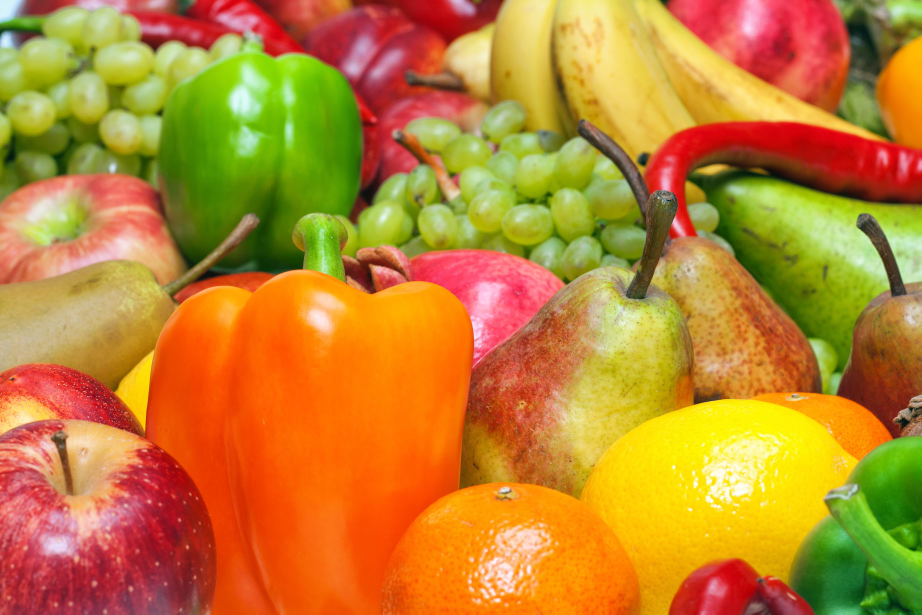
#> input picture imgs/demo15.jpg, 1843 x 1229 px (shown at 1/2 size)
$ python Demo15_FAST.py
#> lines starting #> are read from the running program, lines starting #| are printed output that depends on the picture
##==============================================================================
##   Demo By: Mahnoor Anjum
##   Date: 31/03/2019
##   Codes inspired by:
##   Github.com/imvinod/
##   Official Documentation
##==============================================================================

import cv2
import numpy as np

#FAST
img = cv2.imread('imgs/demo15.jpg')
#> img is the input picture: shape (1229, 1843, 3); mean B, G, R 48, 131.3, 190.7
img = cv2.resize(img, None, fx=0.45, fy=0.45, interpolation=cv2.INTER_AREA)
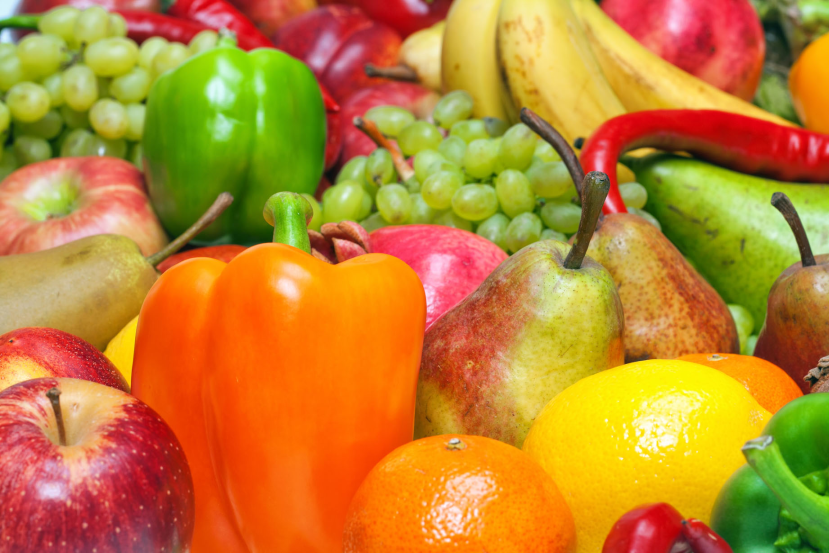
#> img: shape (553, 829, 3); mean B, G, R 48, 131.3, 190.7

cv2.imshow('FAST_original',img)
gray=cv2.cvtColor(img, cv2.COLOR_BGR2GRAY)
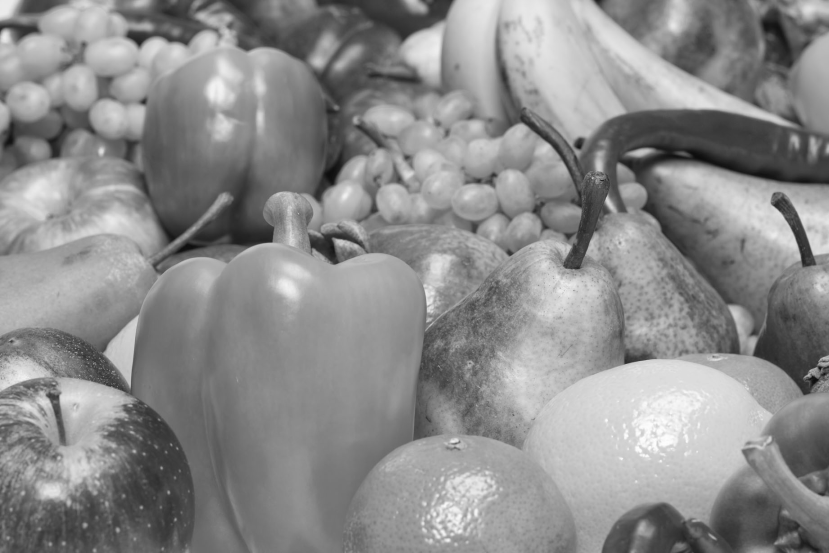
#> gray: shape (553, 829); min 13, max 253, mean 139.6
fast = cv2.FastFeatureDetector_create()
keypoints=fast.detect(gray,None)
#> keypoints = 3874 keypoints; strongest (x, y, size): (812, 376, 7), (168, 492, 7), (815, 368, 7), (161, 468, 7)
cv2.drawKeypoints(gray, keypoints, img , flags=cv2.DRAW_MATCHES_FLAGS_DRAW_RICH_KEYPOINTS)
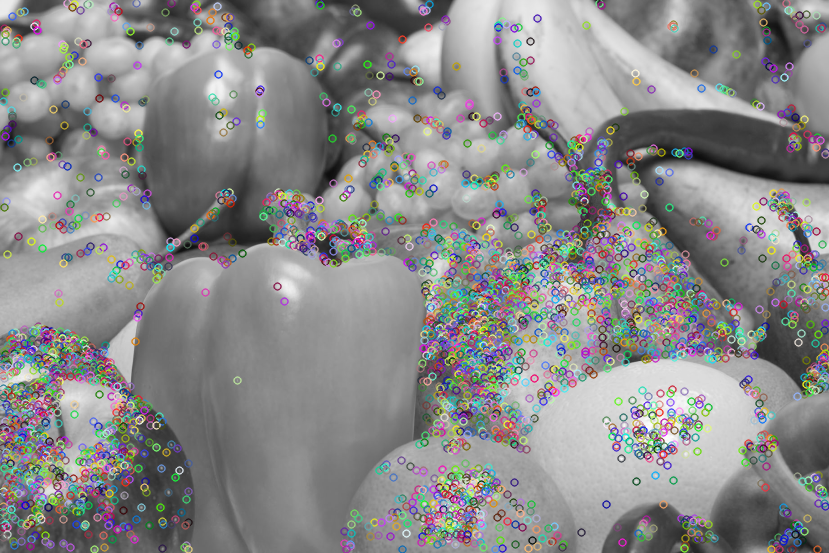
#> img: shape (553, 829, 3); mean B, G, R 137.5, 137.6, 137.6
cv2.imshow('FAST', img)
print("FAST Keypoints ", len(keypoints))
#| FAST Keypoints  3874


cv2.waitKey()
cv2.destroyAllWindows()

$ run again, with imgs/demo17.jpg copied over imgs/demo15.jpg
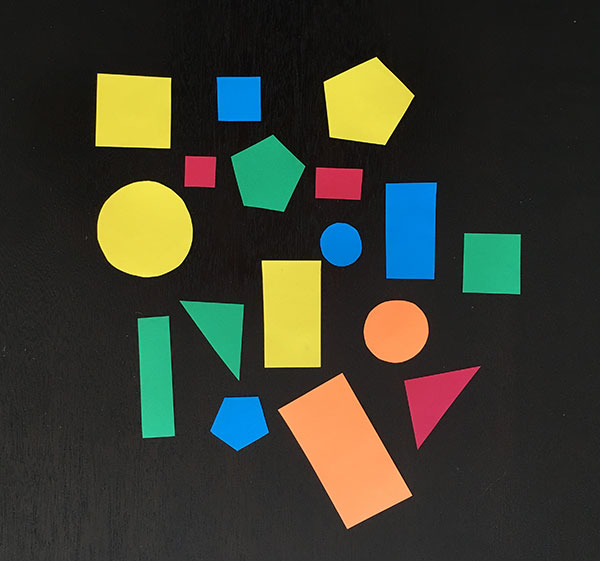
#> input picture imgs/demo17.jpg, 600 x 561 px
#> img is the input picture: shape (561, 600, 3); mean B, G, R 47.2, 60.1, 58.4
#> `gray=cv2.cvtColor(img, cv2.COLOR_BGR2GRAY)`:
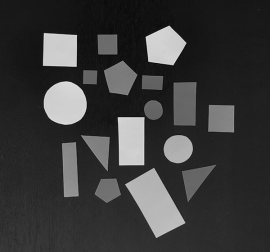
#> gray: shape (252, 270); min 9, max 226, mean 58.1
#> keypoints = 125 keypoints; strongest (x, y, size): (118, 118, 7), (169, 26, 7), (44, 34, 7), (172, 64, 7)
#> `cv2.drawKeypoints(gray, keypoints, img , flags=cv2.DRAW_MATCHES_FLAGS_..`:
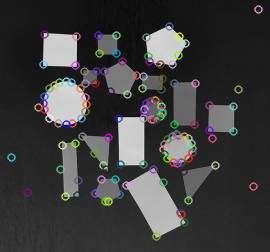
#> img: shape (252, 270, 3); mean B, G, R 60.7, 60.5, 61
#| FAST Keypoints  125

$ run again, with imgs/demo18.jpg copied over imgs/demo15.jpg
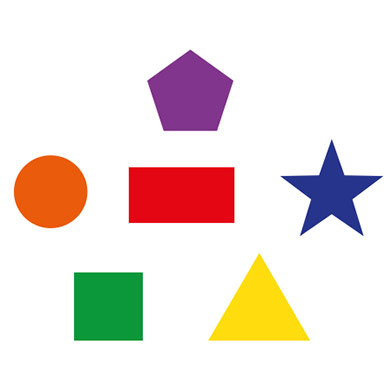
#> input picture imgs/demo18.jpg, 392 x 392 px
#> img is the input picture: shape (392, 392, 3); mean B, G, R 219.9, 225.8, 236.9
#> `gray=cv2.cvtColor(img, cv2.COLOR_BGR2GRAY)`:
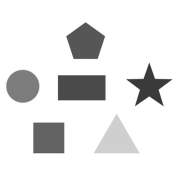
#> gray: shape (176, 176); min 51, max 255, mean 228.3
#> keypoints = 43 keypoints; strongest (x, y, size): (162, 104, 7), (136, 104, 7), (149, 97, 7), (149, 65, 7)
#> `cv2.drawKeypoints(gray, keypoints, img , flags=cv2.DRAW_MATCHES_FLAGS_..`:
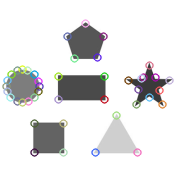
#> img: shape (176, 176, 3); mean B, G, R 226.6, 226.4, 226.7
#| FAST Keypoints  43

$ run again, with imgs/demo19.jpg copied over imgs/demo15.jpg
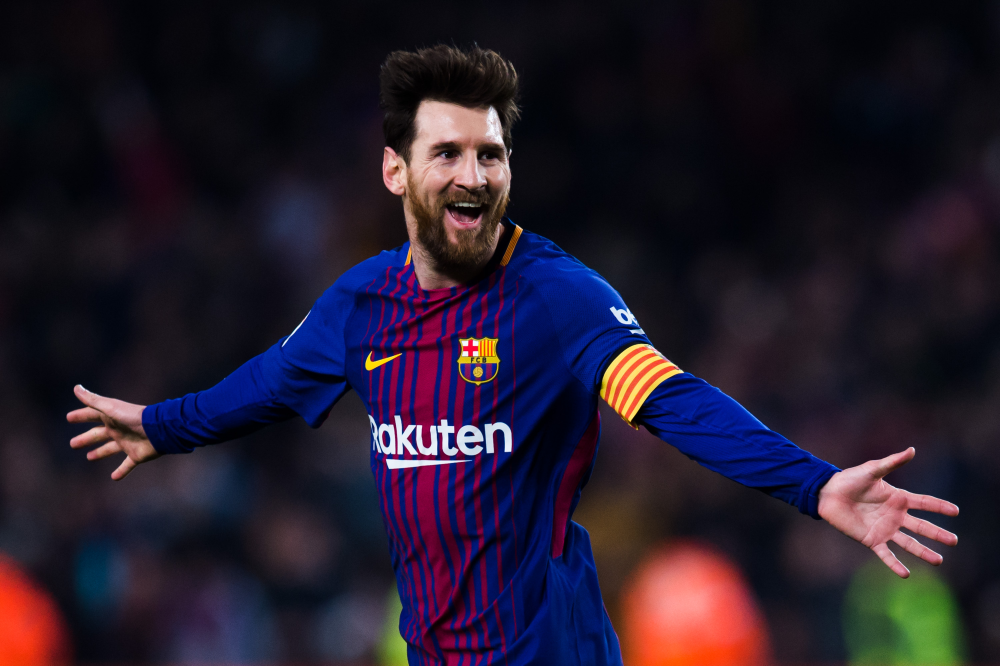
#> input picture imgs/demo19.jpg, 3000 x 1997 px (shown at 1/3 size)
#> img is the input picture: shape (1997, 3000, 3); mean B, G, R 43.3, 27.4, 36.6
#> `gray=cv2.cvtColor(img, cv2.COLOR_BGR2GRAY)`:
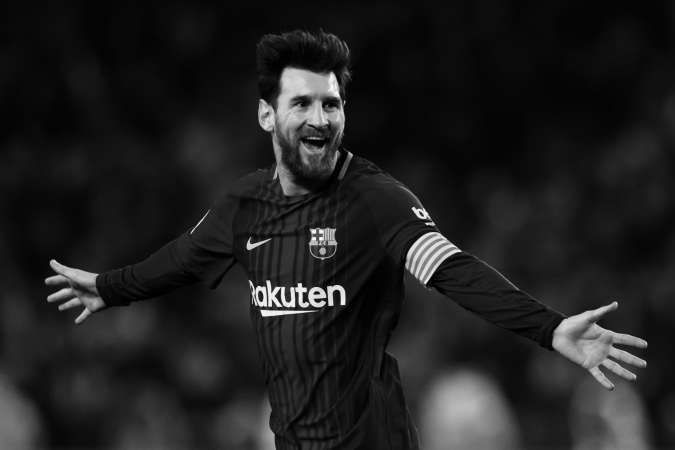
#> gray: shape (899, 1350) (shown at 1/2 size); min 0, max 252, mean 31.9
#> keypoints = 2598 keypoints; strongest (x, y, size): (602, 567, 7), (589, 613, 7), (606, 585, 7), (542, 612, 7)
#> `cv2.drawKeypoints(gray, keypoints, img , flags=cv2.DRAW_MATCHES_FLAGS_..`:
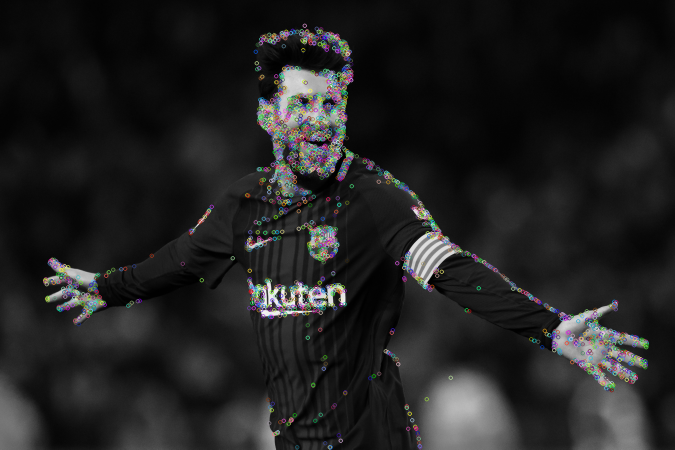
#> img: shape (899, 1350, 3) (shown at 1/2 size); mean B, G, R 33.4, 33.5, 33.5
#| FAST Keypoints  2598
